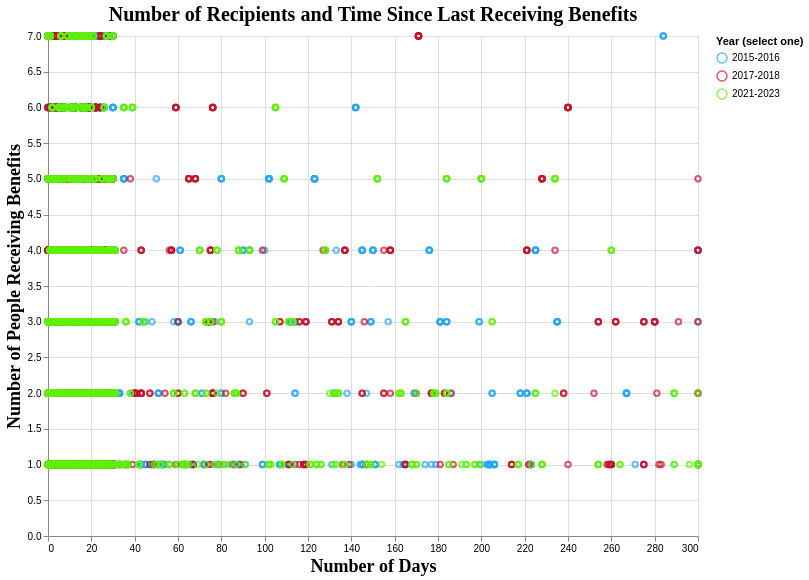

Source (notebook cell):
### Code cell
df_2021 = pd.read_csv('Food_security_2021.csv')
df_2017 = pd.read_csv('Food_security_2017.csv')
df_2015 = pd.read_csv('Food_security_2015.csv')

def filter_df_scatter(df, year_label):
    df = df.copy()
    df = df[~df['FSD012N'].isin([77, 99])]
    df = df.dropna(subset=['FSD012N'])
    df = df[~df['FSD225'].isin([77777, 99999])]
    df = df.dropna(subset=['FSD225'])
    df['FSD225'] = df['FSD225'].replace(55555, 300)
    df = df[['FSD225', 'FSD012N']].copy()
    df['Year'] = year_label
    df = df.replace(5.397605346934028e-79, 0)
    return df


df_2015_scatter = filter_df_scatter(df_2015, '2015-2016')
df_2017_scatter = filter_df_scatter(df_2017, '2017-2018')
df_2021_scatter = filter_df_scatter(df_2021, '2021-2023')

df_combined_scatter = pd.concat([df_2015_scatter, df_2017_scatter, df_2021_scatter], ignore_index=True)
# df_combined = df_combined.sample(n=2000, random_state=42)

selection = alt.selection_point(fields=['Year'], bind='legend')

scatterplot = alt.Chart(df_combined_scatter).mark_point().encode(
    x=alt.X('FSD225:Q', title='Number of Days'),
    y=alt.Y('FSD012N:Q', title='Number of People Receiving Benefits'),
    color=alt.condition(
        selection,
        alt.Color('Year:N', title='Year (select one)', scale=alt.Scale(
            domain=['2015-2016', '2017-2018', '2021-2023'],
            range=['#27A6F5', '#C4122D', '#5FEF0C']
        )),
        alt.value('transparent')
    ),
    tooltip=[
        alt.Tooltip('Year:N', title='Time Period'),
        alt.Tooltip('FSD225:Q', title='Number of Days'),
        alt.Tooltip('FSD012N:Q', title='Number of People Receiving Benefits')
    ]
).add_params(
    selection
).properties(
    title='Number of Recipients and Time Since Last Receiving Benefits',
    width=650,
    height=500
).configure_title(
    fontSize=20,  # Set the desired font size
    font='Times New Roman',  # Optionally, set the font family
    anchor='middle',  # Anchor the title to the start
    color='black'  # Set the title color
).configure_axis(
    titleFontSize=18,
    titleFont='Times New Roman'
)

scatterplot.save('Aadi-scatterplot.html')
scatterplot

### Figure 1 — Vega-Lite specification as saved in the notebook (floating-point values rounded to 4 significant figures; data arrays with more than 128 entries replaced by an {"elided": "..."} marker saying what was removed)
{"config": {"view": {"continuousWidth": 300, "continuousHeight": 300}, "axis": {"titleFont": "Times New Roman", "titleFontSize": 18}, "title": {"anchor": "middle", "color": "black", "font": "Times New Roman", "fontSize": 20}}, "data": {"name": "data-8f9f5af63de56c41000096dde9509de5"}, "mark": {"type": "point"}, "encoding": {"color": {"condition": {"param": "param_0ef9a2806ab269ef", "field": "Year", "scale": {"domain": ["2015-2016", "2017-2018", "2021-2023"], "range": ["#27A6F5", "#C4122D", "#5FEF0C"]}, "title": "Year (select one)", "type": "nominal"}, "value": "transparent"}, "tooltip": [{"field": "Year", "title": "Time Period", "type": "nominal"}, {"field": "FSD225", "title": "Number of Days", "type": "quantitative"}, {"field": "FSD012N", "title": "Number of People Receiving Benefits", "type": "quantitative"}], "x": {"field": "FSD225", "title": "Number of Days", "type": "quantitative"}, "y": {"field": "FSD012N", "title": "Number of People Receiving Benefits", "type": "quantitative"}}, "height": 500, "params": [{"name": "param_0ef9a2806ab269ef", "select": {"type": "point", "fields": ["Year"]}, "bind": "legend"}], "title": "Number of Recipients and Time Since Last Receiving Benefits", "width": 650, "$schema": "https://vega.github.io/schema/vega-lite/v6.1.0.json", "datasets": {"data-8f9f5af63de56c41000096dde9509de5": {"elided": "7489 records"}}}
